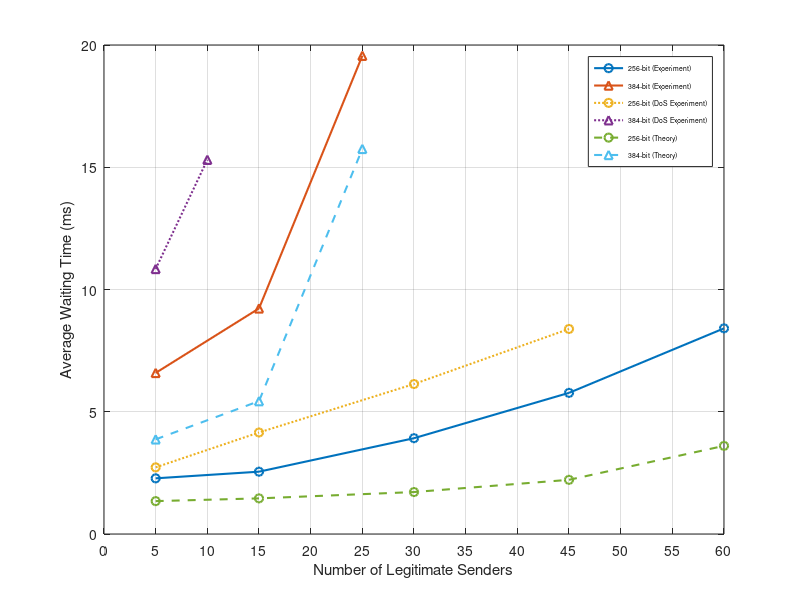

The MATLAB source for this figure:
wait_256 = [2.277,2.549,3.918,5.773,8.411];
wait_384 = [6.588,9.226,19.560];
wait_256_dos = [2.726,4.152,6.134,8.386];
wait_384_dos = [10.84,15.306];
wait_256_theory = [1.345,1.457,1.716,2.216,3.605];
wait_384_theory = [3.871,5.434,15.75];
figure;
plot([5,15,30,45,60],wait_256,'-o','linewidth',1.5);
hold on;
plot([5,15,25],wait_384,'-^','linewidth',1.5);
hold on;
plot([5,15,30,45],wait_256_dos,':o','linewidth',1.5);
hold on;
plot([5,10],wait_384_dos,':^','linewidth',1.5);
hold on;
plot([5,15,30,45,60],wait_256_theory,'--o','linewidth',1.5);
hold on;
plot([5,15,25],wait_384_theory,'--^','linewidth',1.5);
set(gca,'xtick',0:5:60);
%%set(gca,'XTickLabel',[1,5,10,15,20,25,30,45,60]);
set(gcf,'Position',[488 342 560 225]);
xlabel('Number of Legitimate Senders') ;
ylabel('Average Waiting Time (ms)') ;
grid on;
legend({'256-bit (Experiment)','384-bit (Experiment)','256-bit (DoS Experiment)','384-bit (DoS Experiment)','256-bit (Theory)','384-bit (Theory)'},'FontSize',5);
